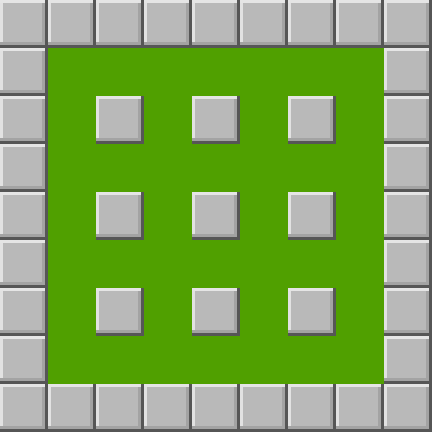

Tiled map render using the project's own tile images. Description and the whole map definition, tile-layer contents included, below:
An orthogonal 9x9 tile map with 48x48 px tiles, 1 tile layer (Tile Layer 1).

<map version="1.8" tiledversion="1.8.6" orientation="orthogonal" renderorder="right-down" width="9" height="9" tilewidth="48" tileheight="48" infinite="0" nextlayerid="2" nextobjectid="1">
 <tileset firstgid="1" name="classic" tilewidth="48" tileheight="48" tilecount="256" columns="16">
  <image source="../textures/classic.png" trans="ff00ff" width="768" height="768" />
 </tileset>
 <layer id="1" name="Tile Layer 1" width="9" height="9">
  <data encoding="csv">
6,6,6,6,6,6,6,6,6,
6,7,7,7,7,7,7,7,6,
6,7,6,7,6,7,6,7,6,
6,7,7,7,7,7,7,7,6,
6,7,6,7,6,7,6,7,6,
6,7,7,7,7,7,7,7,6,
6,7,6,7,6,7,6,7,6,
6,7,7,7,7,7,7,7,6,
6,6,6,6,6,6,6,6,6
</data>
 </layer>
</map>
